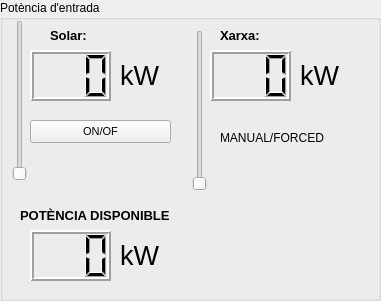
   <widget class="QGroupBox" name="groupBox">
    <property name="geometry">
     <rect>
      <x>10</x>
      <y>20</y>
      <width>381</width>
      <height>301</height>
     </rect>
    </property>
    <property name="title">
     <string>Potència d'entrada</string>
    </property>
    <widget class="QLCDNumber" name="lcdNumber_7">
     <property name="geometry">
      <rect>
       <x>210</x>
       <y>50</y>
       <width>81</width>
       <height>51</height>
      </rect>
     </property>
     <property name="font">
      <font>
       <family>Arial</family>
       <pointsize>10</pointsize>
       <weight>75</weight>
       <bold>true</bold>
      </font>
     </property>
     <property name="lineWidth">
      <number>2</number>
     </property>
     <property name="digitCount">
      <number>3</number>
     </property>
    </widget>
    <widget class="QLabel" name="label_4">
     <property name="geometry">
      <rect>
       <x>220</x>
       <y>20</y>
       <width>61</width>
       <height>31</height>
      </rect>
     </property>
     <property name="font">
      <font>
       <family>Arial</family>
       <pointsize>10</pointsize>
       <weight>75</weight>
       <bold>true</bold>
      </font>
     </property>
     <property name="text">
      <string>Xarxa:</string>
     </property>
    </widget>
    <widget class="QSlider" name="verticalSlider_2">
     <property name="geometry">
      <rect>
       <x>190</x>
       <y>30</y>
       <width>20</width>
       <height>161</height>
      </rect>
     </property>
     <property name="cursor">
      <cursorShape>SizeVerCursor</cursorShape>
     </property>
     <property name="maximum">
      <number>255</number>
     </property>
    </widget>
    <widget class="QLCDNumber" name="lcdNumber_6">
     <property name="geometry">
      <rect>
       <x>30</x>
       <y>50</y>
       <width>81</width>
       <height>51</height>
      </rect>
     </property>
     <property name="font">
      <font>
       <family>Arial</family>
       <pointsize>10</pointsize>
       <weight>75</weight>
       <bold>true</bold>
      </font>
     </property>
     <property name="lineWidth">
      <number>2</number>
     </property>
     <property name="digitCount">
      <number>3</number>
     </property>
    </widget>
    <widget class="QLabel" name="label">
     <property name="geometry">
      <rect>
       <x>50</x>
       <y>20</y>
       <width>171</width>
       <height>31</height>
      </rect>
     </property>
     <property name="font">
      <font>
       <family>Arial</family>
       <pointsize>10</pointsize>
       <weight>75</weight>
       <bold>true</bold>
      </font>
     </property>
     <property name="contextMenuPolicy">
      <enum>Qt::NoContextMenu</enum>
     </property>
     <property name="text">
      <string>Solar:</string>
     </property>
    </widget>
    <widget class="QSlider" name="verticalSlider_1">
     <property name="enabled">
      <bool>true</bool>
     </property>
     <property name="geometry">
      <rect>
       <x>10</x>
       <y>20</y>
       <width>20</width>
       <height>161</height>
      </rect>
     </property>
     <property name="cursor">
      <cursorShape>SizeVerCursor</cursorShape>
     </property>
     <property name="maximum">
      <number>255</number>
     </property>
    </widget>
    <widget class="QLCDNumber" name="lcdNumber_9">
     <property name="geometry">
      <rect>
       <x>30</x>
       <y>230</y>
       <width>81</width>
       <height>51</height>
      </rect>
     </property>
     <property name="font">
      <font>
       <family>Arial</family>
       <pointsize>10</pointsize>
       <weight>75</weight>
       <bold>true</bold>
      </font>
     </property>
     <property name="lineWidth">
      <number>2</number>
     </property>
     <property name="digitCount">
      <number>3</number>
     </property>
    </widget>
    <widget class="QLabel" name="label_2">
     <property name="geometry">
      <rect>
       <x>20</x>
       <y>200</y>
       <width>191</width>
       <height>31</height>
      </rect>
     </property>
     <property name="font">
      <font>
       <family>Arial</family>
       <pointsize>10</pointsize>
       <weight>75</weight>
       <bold>true</bold>
      </font>
     </property>
     <property name="text">
      <string>POTÈNCIA DISPONIBLE</string>
     </property>
    </widget>
    <widget class="QPushButton" name="pushButton_1">
     <property name="geometry">
      <rect>
       <x>30</x>
       <y>120</y>
       <width>141</width>
       <height>23</height>
      </rect>
     </property>
     <property name="font">
      <font>
       <family>Arial</family>
       <pointsize>8</pointsize>
      </font>
     </property>
     <property name="text">
      <string>ON/OF</string>
     </property>
    </widget>
    <widget class="QLabel" name="label_10">
     <property name="geometry">
      <rect>
       <x>120</x>
       <y>50</y>
       <width>121</width>
       <height>51</height>
      </rect>
     </property>
     <property name="font">
      <font>
       <family>Arial</family>
       <pointsize>20</pointsize>
       <weight>50</weight>
       <bold>false</bold>
      </font>
     </property>
     <property name="contextMenuPolicy">
      <enum>Qt::NoContextMenu</enum>
     </property>
     <property name="text">
      <string>kW</string>
     </property>
    </widget>
    <widget class="QLabel" name="label_11">
     <property name="geometry">
      <rect>
       <x>300</x>
       <y>50</y>
       <width>121</width>
       <height>51</height>
      </rect>
     </property>
     <property name="font">
      <font>
       <family>Arial</family>
       <pointsize>20</pointsize>
       <weight>50</weight>
       <bold>false</bold>
      </font>
     </property>
     <property name="contextMenuPolicy">
      <enum>Qt::NoContextMenu</enum>
     </property>
     <property name="text">
      <string>kW</string>
     </property>
    </widget>
    <widget class="QLabel" name="label_13">
     <property name="geometry">
      <rect>
       <x>120</x>
       <y>230</y>
       <width>121</width>
       <height>51</height>
      </rect>
     </property>
     <property name="font">
      <font>
       <family>Arial</family>
       <pointsize>20</pointsize>
       <weight>50</weight>
       <bold>false</bold>
      </font>
     </property>
     <property name="contextMenuPolicy">
      <enum>Qt::NoContextMenu</enum>
     </property>
     <property name="text">
      <string>kW</string>
     </property>
    </widget>
    <widget class="QLabel" name="label_3">
     <property name="geometry">
      <rect>
       <x>220</x>
       <y>130</y>
       <width>131</width>
       <height>16</height>
      </rect>
     </property>
     <property name="text">
      <string>MANUAL/FORCED</string>
     </property>
    </widget>
   </widget>
